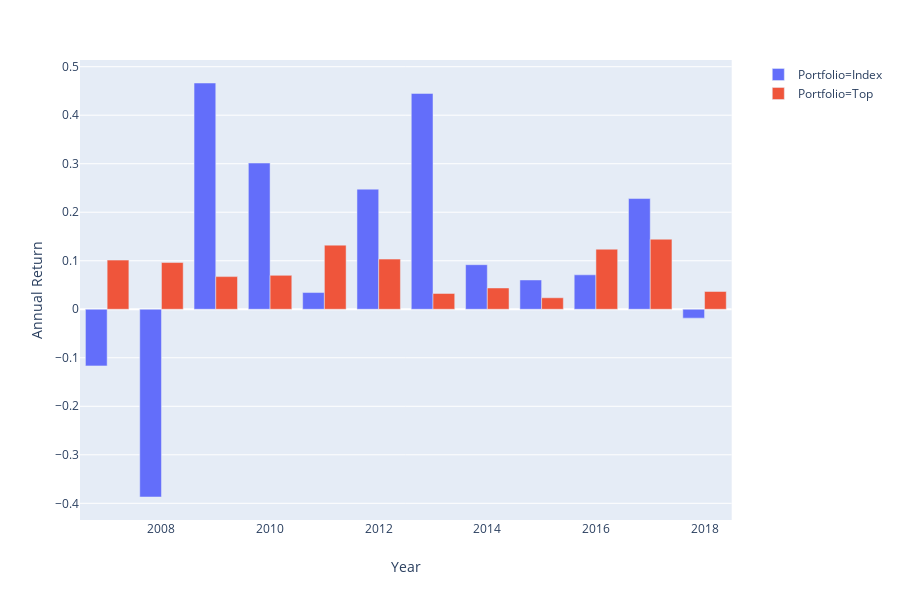

Notebook source saved alongside this figure:
### Code cell
fig = px.bar(cd_df, x="Year", y="Annual Return", color="Portfolio", barmode="group")
fig

### Figure 1 — Plotly figure (JSON) as saved in the notebook; plotly's stock layout.template omitted (floating-point values rounded to 4 significant figures)
{"data": [{"alignmentgroup": "True", "hoverlabel": {"namelength": 0}, "hovertemplate": "Portfolio=Index<br>Year=%{x}<br>Annual Return=%{y}", "legendgroup": "Portfolio=Index", "marker": {"color": "#636efa"}, "name": "Portfolio=Index", "offsetgroup": "Portfolio=Index", "orientation": "v", "showlegend": true, "textposition": "auto", "type": "bar", "x": [2007, 2008, 2009, 2010, 2011, 2012, 2013, 2014, 2015, 2016, 2017, 2018], "xaxis": "x", "y": [-0.1167, -0.387, 0.4664, 0.3014, 0.03445, 0.2476, 0.4449, 0.09185, 0.06037, 0.07099, 0.2282, -0.01829], "yaxis": "y"}, {"alignmentgroup": "True", "hoverlabel": {"namelength": 0}, "hovertemplate": "Portfolio=Top<br>Year=%{x}<br>Annual Return=%{y}", "legendgroup": "Portfolio=Top", "marker": {"color": "#EF553B"}, "name": "Portfolio=Top", "offsetgroup": "Portfolio=Top", "orientation": "v", "showlegend": true, "textposition": "auto", "type": "bar", "x": [2007, 2008, 2009, 2010, 2011, 2012, 2013, 2014, 2015, 2016, 2017, 2018], "xaxis": "x", "y": [0.1013, 0.0963, 0.0673, 0.0699, 0.1322, 0.1034, 0.0326, 0.0439, 0.0237, 0.1238, 0.1444, 0.0367], "yaxis": "y"}], "layout": {"barmode": "group", "height": 600, "legend": {"tracegroupgap": 0}, "margin": {"t": 60}, "xaxis": {"anchor": "y", "domain": [0, 0.98], "title": {"text": "Year"}}, "yaxis": {"anchor": "x", "domain": [0, 1], "title": {"text": "Annual Return"}}}}
